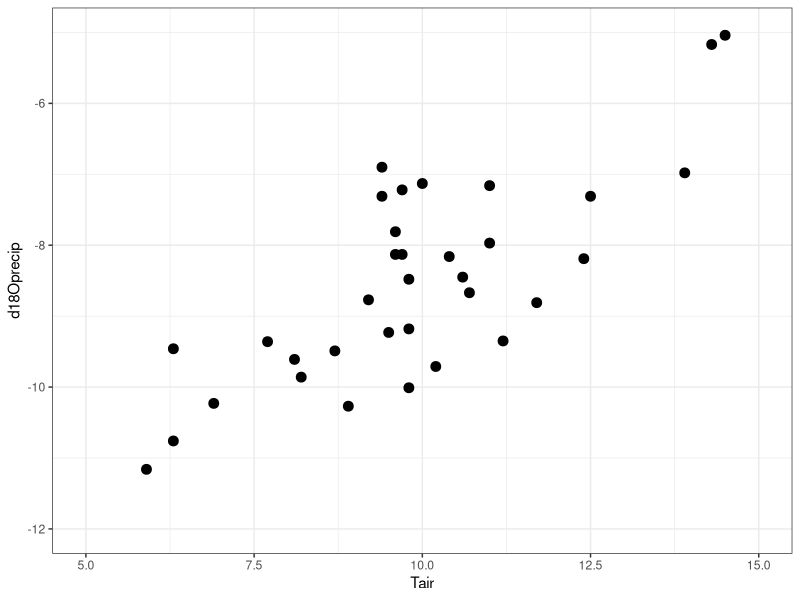

Reproduce this figure in R.
# this script will convert water d18O values to estimates of air temperature
# equivalent to the Z2 step in Pryor et al. 2014

#### load libraries ####
library(ggplot2)
library(dplyr)

# read the Tair-d18Oprecip calibration data

tcal <- read.csv("02_calibration_data/Pryor_Europe_Tair_d18Oprecip_calibration_data.csv")

head(tcal)

#### initial plot ####

ggplot2::ggplot(tcal, ggplot2::aes(x = Tair, y = d18Oprecip))+
  ggplot2::theme_bw()+
  ggplot2::geom_point(size = 3)+
  ggplot2::xlim(5, 15)+
  ggplot2::ylim(-12, -5)

#### calculate first interim terms for OLS fit uncertainty ####

tcal_errors <- tcal |>
  dplyr::mutate(ttbar = Tair - mean(tcal$Tair),
                ttbar2 = ttbar^2, 
                xxbar = d18Oprecip - mean(tcal$d18Oprecip), # for now following Pryor variable names
                xxbar2 = xxbar^2, # where x is d18Owater throughout, but might change later
                xxbar_by_ttbar = xxbar*ttbar) # because it means x is now on the y-axis here


#### computed variables ####

nt <- length(tcal$d18Oprecip) # number of calibration data points

at <- sum(tcal_errors$xxbar_by_ttbar)/sum(tcal_errors$ttbar2) # OLS slope

tbar <- mean(tcal_errors$Tair) # mean of Tair

xbar <- mean(tcal_errors$d18Oprecip) # mean of d18Oprecip

bt <- xbar - (at * tbar) # OLS intercept

r2 <- sum(tcal_errors$xxbar_by_ttbar)^2/sum(tcal_errors$ttbar2)/sum(tcal_errors$xxbar2) 

sum_ttbar2 <- sum(tcal_errors$ttbar2)

#### more interim terms for OLS fit ####

tcal_errors <- tcal_errors |>
  dplyr::mutate(xatb2 = (d18Oprecip - (at * Tair) - bt)^2) 
# calculated as (d18Oprecip - (at * ttbar) - xbar)^2 in spreadsheet, but gives the same result

#### calculate error terms ####

sigest <- sqrt(sum(tcal_errors$xatb2)/(nt - 2)) # estimate of the standard deviation of the natural variability in ε

delta_a <- sigest/sqrt(sum_ttbar2) # estimate of the uncertainty of the slope

delta_bbar <- sum(sigest/sqrt(nt)) # estimate of the uncertainty in the fit at t = tbar







